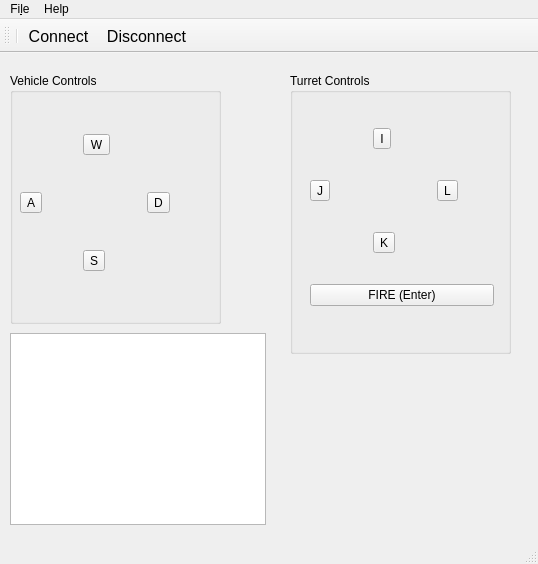
<?xml version="1.0" encoding="UTF-8"?>
<ui version="4.0">
 <class>RemoteControlBase</class>
 <widget class="QMainWindow" name="RemoteControlBase">
  <property name="geometry">
   <rect>
    <x>0</x>
    <y>0</y>
    <width>538</width>
    <height>564</height>
   </rect>
  </property>
  <property name="windowTitle">
   <string>MainWindow</string>
  </property>
  <widget class="QWidget" name="centralwidget">
   <widget class="QGroupBox" name="groupBox">
    <property name="geometry">
     <rect>
      <x>10</x>
      <y>20</y>
      <width>211</width>
      <height>251</height>
     </rect>
    </property>
    <property name="title">
     <string>Vehicle Controls</string>
    </property>
    <widget class="QWidget" name="layoutWidget">
     <property name="geometry">
      <rect>
       <x>10</x>
       <y>30</y>
       <width>184</width>
       <height>202</height>
      </rect>
     </property>
     <layout class="QGridLayout" name="gridLayout">
      <item row="0" column="0">
       <spacer name="horizontalSpacer_4">
        <property name="orientation">
         <enum>Qt::Horizontal</enum>
        </property>
        <property name="sizeHint" stdset="0">
         <size>
          <width>58</width>
          <height>20</height>
         </size>
        </property>
       </spacer>
      </item>
      <item row="0" column="1">
       <widget class="QToolButton" name="forwardButton">
        <property name="text">
         <string>W</string>
        </property>
        <property name="icon">
         <iconset resource="resources/icons.qrc">
          <normaloff>:/vehicleIcons/up.png</normaloff>:/vehicleIcons/up.png</iconset>
        </property>
        <property name="iconSize">
         <size>
          <width>32</width>
          <height>32</height>
         </size>
        </property>
        <property name="toolButtonStyle">
         <enum>Qt::ToolButtonTextUnderIcon</enum>
        </property>
       </widget>
      </item>
      <item row="0" column="2">
       <spacer name="horizontalSpacer_2">
        <property name="orientation">
         <enum>Qt::Horizontal</enum>
        </property>
        <property name="sizeHint" stdset="0">
         <size>
          <width>58</width>
          <height>20</height>
         </size>
        </property>
       </spacer>
      </item>
      <item row="1" column="0">
       <widget class="QToolButton" name="leftButton">
        <property name="text">
         <string>A</string>
        </property>
        <property name="icon">
         <iconset resource="resources/icons.qrc">
          <normaloff>:/vehicleIcons/left.png</normaloff>:/vehicleIcons/left.png</iconset>
        </property>
        <property name="iconSize">
         <size>
          <width>32</width>
          <height>32</height>
         </size>
        </property>
        <property name="toolButtonStyle">
         <enum>Qt::ToolButtonTextUnderIcon</enum>
        </property>
       </widget>
      </item>
      <item row="1" column="1">
       <spacer name="horizontalSpacer_5">
        <property name="orientation">
         <enum>Qt::Horizontal</enum>
        </property>
        <property name="sizeHint" stdset="0">
         <size>
          <width>58</width>
          <height>20</height>
         </size>
        </property>
       </spacer>
      </item>
      <item row="2" column="0">
       <spacer name="horizontalSpacer">
        <property name="orientation">
         <enum>Qt::Horizontal</enum>
        </property>
        <property name="sizeHint" stdset="0">
         <size>
          <width>58</width>
          <height>20</height>
         </size>
        </property>
       </spacer>
      </item>
      <item row="1" column="2">
       <widget class="QToolButton" name="rightButton">
        <property name="text">
         <string>D</string>
        </property>
        <property name="icon">
         <iconset resource="resources/icons.qrc">
          <normaloff>:/vehicleIcons/right.png</normaloff>:/vehicleIcons/right.png</iconset>
        </property>
        <property name="iconSize">
         <size>
          <width>32</width>
          <height>32</height>
         </size>
        </property>
        <property name="toolButtonStyle">
         <enum>Qt::ToolButtonTextUnderIcon</enum>
        </property>
       </widget>
      </item>
      <item row="2" column="2">
       <spacer name="horizontalSpacer_3">
        <property name="orientation">
         <enum>Qt::Horizontal</enum>
        </property>
        <property name="sizeHint" stdset="0">
         <size>
          <width>58</width>
          <height>20</height>
         </size>
        </property>
       </spacer>
      </item>
      <item row="2" column="1">
       <widget class="QToolButton" name="reverseButton">
        <property name="text">
         <string>S</string>
        </property>
        <property name="icon">
         <iconset resource="resources/icons.qrc">
          <normaloff>:/vehicleIcons/down.png</normaloff>:/vehicleIcons/down.png</iconset>
        </property>
        <property name="iconSize">
         <size>
          <width>32</width>
          <height>32</height>
         </size>
        </property>
        <property name="toolButtonStyle">
         <enum>Qt::ToolButtonTextUnderIcon</enum>
        </property>
       </widget>
      </item>
     </layout>
    </widget>
   </widget>
   <widget class="QGroupBox" name="groupBox_2">
    <property name="geometry">
     <rect>
      <x>290</x>
      <y>20</y>
      <width>221</width>
      <height>281</height>
     </rect>
    </property>
    <property name="title">
     <string>Turret Controls</string>
    </property>
    <property name="flat">
     <bool>false</bool>
    </property>
    <property name="checkable">
     <bool>false</bool>
    </property>
    <widget class="QWidget" name="layoutWidget">
     <property name="geometry">
      <rect>
       <x>20</x>
       <y>30</y>
       <width>184</width>
       <height>232</height>
      </rect>
     </property>
     <layout class="QGridLayout" name="gridLayout_2">
      <item row="0" column="0">
       <spacer name="horizontalSpacer_9">
        <property name="orientation">
         <enum>Qt::Horizontal</enum>
        </property>
        <property name="sizeHint" stdset="0">
         <size>
          <width>58</width>
          <height>20</height>
         </size>
        </property>
       </spacer>
      </item>
      <item row="0" column="1">
       <widget class="QToolButton" name="turretUpButton">
        <property name="text">
         <string>I</string>
        </property>
        <property name="icon">
         <iconset resource="resources/icons.qrc">
          <normaloff>:/vehicleIcons/up_turret.png</normaloff>:/vehicleIcons/up_turret.png</iconset>
        </property>
        <property name="iconSize">
         <size>
          <width>32</width>
          <height>32</height>
         </size>
        </property>
        <property name="toolButtonStyle">
         <enum>Qt::ToolButtonTextUnderIcon</enum>
        </property>
       </widget>
      </item>
      <item row="0" column="2">
       <spacer name="horizontalSpacer_10">
        <property name="orientation">
         <enum>Qt::Horizontal</enum>
        </property>
        <property name="sizeHint" stdset="0">
         <size>
          <width>58</width>
          <height>20</height>
         </size>
        </property>
       </spacer>
      </item>
      <item row="1" column="0">
       <widget class="QToolButton" name="turretLeftButton">
        <property name="text">
         <string>J</string>
        </property>
        <property name="icon">
         <iconset resource="resources/icons.qrc">
          <normaloff>:/vehicleIcons/left_turret.png</normaloff>:/vehicleIcons/left_turret.png</iconset>
        </property>
        <property name="iconSize">
         <size>
          <width>32</width>
          <height>32</height>
         </size>
        </property>
        <property name="toolButtonStyle">
         <enum>Qt::ToolButtonTextUnderIcon</enum>
        </property>
       </widget>
      </item>
      <item row="1" column="1">
       <spacer name="horizontalSpacer_8">
        <property name="orientation">
         <enum>Qt::Horizontal</enum>
        </property>
        <property name="sizeHint" stdset="0">
         <size>
          <width>58</width>
          <height>20</height>
         </size>
        </property>
       </spacer>
      </item>
      <item row="1" column="2">
       <widget class="QToolButton" name="turretRightButton">
        <property name="text">
         <string>L</string>
        </property>
        <property name="icon">
         <iconset resource="resources/icons.qrc">
          <normaloff>:/vehicleIcons/right_turret.png</normaloff>:/vehicleIcons/right_turret.png</iconset>
        </property>
        <property name="iconSize">
         <size>
          <width>32</width>
          <height>32</height>
         </size>
        </property>
        <property name="toolButtonStyle">
         <enum>Qt::ToolButtonTextUnderIcon</enum>
        </property>
       </widget>
      </item>
      <item row="2" column="0">
       <spacer name="horizontalSpacer_6">
        <property name="orientation">
         <enum>Qt::Horizontal</enum>
        </property>
        <property name="sizeHint" stdset="0">
         <size>
          <width>58</width>
          <height>20</height>
         </size>
        </property>
       </spacer>
      </item>
      <item row="2" column="1">
       <widget class="QToolButton" name="turretDownButton">
        <property name="text">
         <string>K</string>
        </property>
        <property name="icon">
         <iconset resource="resources/icons.qrc">
          <normaloff>:/vehicleIcons/down_turret.png</normaloff>:/vehicleIcons/down_turret.png</iconset>
        </property>
        <property name="iconSize">
         <size>
          <width>32</width>
          <height>32</height>
         </size>
        </property>
        <property name="toolButtonStyle">
         <enum>Qt::ToolButtonTextUnderIcon</enum>
        </property>
       </widget>
      </item>
      <item row="2" column="2">
       <spacer name="horizontalSpacer_7">
        <property name="orientation">
         <enum>Qt::Horizontal</enum>
        </property>
        <property name="sizeHint" stdset="0">
         <size>
          <width>58</width>
          <height>20</height>
         </size>
        </property>
       </spacer>
      </item>
      <item row="3" column="0" colspan="3">
       <widget class="QPushButton" name="fireButton">
        <property name="text">
         <string>FIRE (Enter)</string>
        </property>
       </widget>
      </item>
     </layout>
    </widget>
   </widget>
   <widget class="QTextBrowser" name="textBrowser">
    <property name="geometry">
     <rect>
      <x>10</x>
      <y>280</y>
      <width>256</width>
      <height>192</height>
     </rect>
    </property>
   </widget>
  </widget>
  <widget class="QMenuBar" name="menubar">
   <property name="geometry">
    <rect>
     <x>0</x>
     <y>0</y>
     <width>538</width>
     <height>20</height>
    </rect>
   </property>
   <widget class="QMenu" name="menuFile">
    <property name="title">
     <string>Fi&amp;le</string>
    </property>
    <addaction name="actionQuit"/>
   </widget>
   <widget class="QMenu" name="menuHelp">
    <property name="title">
     <string>Help</string>
    </property>
    <addaction name="actionAbout_Remote_Control"/>
   </widget>
   <addaction name="menuFile"/>
   <addaction name="menuHelp"/>
  </widget>
  <widget class="QStatusBar" name="statusBar">
   <property name="font">
    <font>
     <pointsize>12</pointsize>
    </font>
   </property>
  </widget>
  <widget class="QToolBar" name="toolBar">
   <property name="minimumSize">
    <size>
     <width>20</width>
     <height>20</height>
    </size>
   </property>
   <property name="font">
    <font>
     <pointsize>12</pointsize>
    </font>
   </property>
   <property name="windowTitle">
    <string>toolBar</string>
   </property>
   <attribute name="toolBarArea">
    <enum>TopToolBarArea</enum>
   </attribute>
   <attribute name="toolBarBreak">
    <bool>false</bool>
   </attribute>
   <addaction name="separator"/>
   <addaction name="actionConnect"/>
   <addaction name="actionDisconnect"/>
  </widget>
  <action name="actionQuit">
   <property name="text">
    <string>&amp;Quit</string>
   </property>
  </action>
  <action name="actionConnect">
   <property name="text">
    <string>Connect</string>
   </property>
  </action>
  <action name="actionDisconnect">
   <property name="text">
    <string>Disconnect</string>
   </property>
  </action>
  <action name="actionAbout_Remote_Control">
   <property name="text">
    <string>&amp;About Remote Control</string>
   </property>
  </action>
 </widget>
 <resources>
  <include location="resources/icons.qrc"/>
 </resources>
 <connections>
  <connection>
   <sender>forwardButton</sender>
   <signal>pressed()</signal>
   <receiver>RemoteControlBase</receiver>
   <slot>start_forward()</slot>
   <hints>
    <hint type="sourcelabel">
     <x>102</x>
     <y>103</y>
    </hint>
    <hint type="destinationlabel">
     <x>233</x>
     <y>156</y>
    </hint>
   </hints>
  </connection>
  <connection>
   <sender>forwardButton</sender>
   <signal>released()</signal>
   <receiver>RemoteControlBase</receiver>
   <slot>stop_forward()</slot>
   <hints>
    <hint type="sourcelabel">
     <x>102</x>
     <y>103</y>
    </hint>
    <hint type="destinationlabel">
     <x>233</x>
     <y>156</y>
    </hint>
   </hints>
  </connection>
  <connection>
   <sender>leftButton</sender>
   <signal>pressed()</signal>
   <receiver>RemoteControlBase</receiver>
   <slot>start_left()</slot>
   <hints>
    <hint type="sourcelabel">
     <x>40</x>
     <y>164</y>
    </hint>
    <hint type="destinationlabel">
     <x>233</x>
     <y>156</y>
    </hint>
   </hints>
  </connection>
  <connection>
   <sender>leftButton</sender>
   <signal>released()</signal>
   <receiver>RemoteControlBase</receiver>
   <slot>stop_left()</slot>
   <hints>
    <hint type="sourcelabel">
     <x>40</x>
     <y>164</y>
    </hint>
    <hint type="destinationlabel">
     <x>233</x>
     <y>156</y>
    </hint>
   </hints>
  </connection>
  <connection>
   <sender>reverseButton</sender>
   <signal>pressed()</signal>
   <receiver>RemoteControlBase</receiver>
   <slot>start_reverse()</slot>
   <hints>
    <hint type="sourcelabel">
     <x>102</x>
     <y>225</y>
    </hint>
    <hint type="destinationlabel">
     <x>233</x>
     <y>156</y>
    </hint>
   </hints>
  </connection>
  <connection>
   <sender>reverseButton</sender>
   <signal>released()</signal>
   <receiver>RemoteControlBase</receiver>
   <slot>stop_reverse()</slot>
   <hints>
    <hint type="sourcelabel">
     <x>102</x>
     <y>225</y>
    </hint>
    <hint type="destinationlabel">
     <x>233</x>
     <y>156</y>
    </hint>
   </hints>
  </connection>
  <connection>
   <sender>rightButton</sender>
   <signal>pressed()</signal>
   <receiver>RemoteControlBase</receiver>
   <slot>start_right()</slot>
   <hints>
    <hint type="sourcelabel">
     <x>164</x>
     <y>164</y>
    </hint>
    <hint type="destinationlabel">
     <x>233</x>
     <y>156</y>
    </hint>
   </hints>
  </connection>
  <connection>
   <sender>rightButton</sender>
   <signal>released()</signal>
   <receiver>RemoteControlBase</receiver>
   <slot>stop_right()</slot>
   <hints>
    <hint type="sourcelabel">
     <x>164</x>
     <y>164</y>
    </hint>
    <hint type="destinationlabel">
     <x>233</x>
     <y>156</y>
    </hint>
   </hints>
  </connection>
  <connection>
   <sender>fireButton</sender>
   <signal>pressed()</signal>
   <receiver>RemoteControlBase</receiver>
   <slot>start_fire()</slot>
   <hints>
    <hint type="sourcelabel">
     <x>330</x>
     <y>290</y>
    </hint>
    <hint type="destinationlabel">
     <x>232</x>
     <y>166</y>
    </hint>
   </hints>
  </connection>
  <connection>
   <sender>fireButton</sender>
   <signal>released()</signal>
   <receiver>RemoteControlBase</receiver>
   <slot>stop_fire()</slot>
   <hints>
    <hint type="sourcelabel">
     <x>330</x>
     <y>290</y>
    </hint>
    <hint type="destinationlabel">
     <x>232</x>
     <y>166</y>
    </hint>
   </hints>
  </connection>
  <connection>
   <sender>turretDownButton</sender>
   <signal>pressed()</signal>
   <receiver>RemoteControlBase</receiver>
   <slot>start_turret_down()</slot>
   <hints>
    <hint type="sourcelabel">
     <x>330</x>
     <y>245</y>
    </hint>
    <hint type="destinationlabel">
     <x>232</x>
     <y>166</y>
    </hint>
   </hints>
  </connection>
  <connection>
   <sender>turretDownButton</sender>
   <signal>released()</signal>
   <receiver>RemoteControlBase</receiver>
   <slot>stop_turret_down()</slot>
   <hints>
    <hint type="sourcelabel">
     <x>330</x>
     <y>245</y>
    </hint>
    <hint type="destinationlabel">
     <x>232</x>
     <y>166</y>
    </hint>
   </hints>
  </connection>
  <connection>
   <sender>turretLeftButton</sender>
   <signal>pressed()</signal>
   <receiver>RemoteControlBase</receiver>
   <slot>start_turret_left()</slot>
   <hints>
    <hint type="sourcelabel">
     <x>268</x>
     <y>184</y>
    </hint>
    <hint type="destinationlabel">
     <x>232</x>
     <y>166</y>
    </hint>
   </hints>
  </connection>
  <connection>
   <sender>turretLeftButton</sender>
   <signal>released()</signal>
   <receiver>RemoteControlBase</receiver>
   <slot>stop_turret_left()</slot>
   <hints>
    <hint type="sourcelabel">
     <x>268</x>
     <y>184</y>
    </hint>
    <hint type="destinationlabel">
     <x>232</x>
     <y>166</y>
    </hint>
   </hints>
  </connection>
  <connection>
   <sender>turretRightButton</sender>
   <signal>pressed()</signal>
   <receiver>RemoteControlBase</receiver>
   <slot>start_turret_right()</slot>
   <hints>
    <hint type="sourcelabel">
     <x>392</x>
     <y>184</y>
    </hint>
    <hint type="destinationlabel">
     <x>232</x>
     <y>166</y>
    </hint>
   </hints>
  </connection>
  <connection>
   <sender>turretRightButton</sender>
   <signal>released()</signal>
   <receiver>RemoteControlBase</receiver>
   <slot>stop_turret_right()</slot>
   <hints>
    <hint type="sourcelabel">
     <x>392</x>
     <y>184</y>
    </hint>
    <hint type="destinationlabel">
     <x>232</x>
     <y>166</y>
    </hint>
   </hints>
  </connection>
  <connection>
   <sender>turretUpButton</sender>
   <signal>pressed()</signal>
   <receiver>RemoteControlBase</receiver>
   <slot>start_turret_up()</slot>
   <hints>
    <hint type="sourcelabel">
     <x>330</x>
     <y>123</y>
    </hint>
    <hint type="destinationlabel">
     <x>232</x>
     <y>166</y>
    </hint>
   </hints>
  </connection>
  <connection>
   <sender>turretUpButton</sender>
   <signal>released()</signal>
   <receiver>RemoteControlBase</receiver>
   <slot>stop_turret_up()</slot>
   <hints>
    <hint type="sourcelabel">
     <x>330</x>
     <y>123</y>
    </hint>
    <hint type="destinationlabel">
     <x>232</x>
     <y>166</y>
    </hint>
   </hints>
  </connection>
  <connection>
   <sender>actionConnect</sender>
   <signal>triggered()</signal>
   <receiver>RemoteControlBase</receiver>
   <slot>serverConnect()</slot>
   <hints>
    <hint type="sourcelabel">
     <x>-1</x>
     <y>-1</y>
    </hint>
    <hint type="destinationlabel">
     <x>232</x>
     <y>188</y>
    </hint>
   </hints>
  </connection>
  <connection>
   <sender>actionQuit</sender>
   <signal>triggered()</signal>
   <receiver>RemoteControlBase</receiver>
   <slot>close()</slot>
   <hints>
    <hint type="sourcelabel">
     <x>-1</x>
     <y>-1</y>
    </hint>
    <hint type="destinationlabel">
     <x>232</x>
     <y>188</y>
    </hint>
   </hints>
  </connection>
  <connection>
   <sender>actionDisconnect</sender>
   <signal>triggered()</signal>
   <receiver>RemoteControlBase</receiver>
   <slot>serverDisconnect()</slot>
   <hints>
    <hint type="sourcelabel">
     <x>-1</x>
     <y>-1</y>
    </hint>
    <hint type="destinationlabel">
     <x>232</x>
     <y>188</y>
    </hint>
   </hints>
  </connection>
  <connection>
   <sender>actionAbout_Remote_Control</sender>
   <signal>triggered()</signal>
   <receiver>RemoteControlBase</receiver>
   <slot>about()</slot>
   <hints>
    <hint type="sourcelabel">
     <x>-1</x>
     <y>-1</y>
    </hint>
    <hint type="destinationlabel">
     <x>271</x>
     <y>192</y>
    </hint>
   </hints>
  </connection>
 </connections>
 <slots>
  <slot>serverConnect()</slot>
  <slot>start_reverse()</slot>
  <slot>stop_reverse()</slot>
  <slot>start_forward()</slot>
  <slot>stop_forward()</slot>
  <slot>start_left()</slot>
  <slot>stop_left()</slot>
  <slot>start_right()</slot>
  <slot>stop_right()</slot>
  <slot>start_turret_up()</slot>
  <slot>stop_turret_up()</slot>
  <slot>start_turret_down()</slot>
  <slot>stop_turret_down()</slot>
  <slot>start_turret_left()</slot>
  <slot>stop_turret_left()</slot>
  <slot>start_turret_right()</slot>
  <slot>stop_turret_right()</slot>
  <slot>start_fire()</slot>
  <slot>stop_fire()</slot>
  <slot>serverDisconnect()</slot>
  <slot>about()</slot>
 </slots>
</ui>
